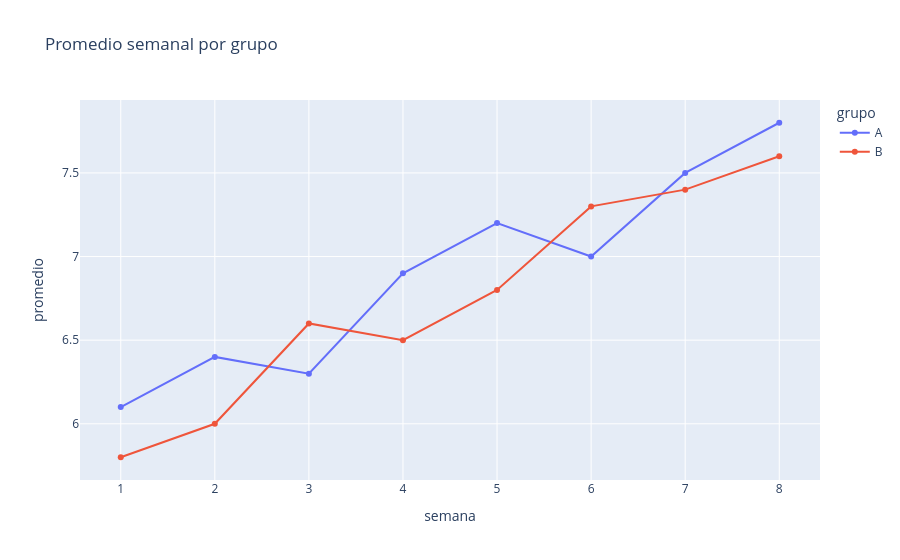

Source (notebook cell):
### Markdown cell above
### ✏️ Ejercicio 9
Con `px.line`, grafica la tendencia semanal de los dos grupos de forma interactiva. Primero arma una tabla larga `tabla_semanas` con columnas `semana`, `grupo` y `promedio` (16 filas). Guarda la figura en `fig9`.

<details><summary>💡 Pista</summary>

```python
tabla_semanas = pd.DataFrame({"semana": semanas * 2,
                              "grupo": ["A"] * 8 + ["B"] * 8,
                              "promedio": prom_A + prom_B})
fig9 = px.line(tabla_semanas, x="semana", y="promedio", color="grupo", markers=True)
```
</details>

### Code cell
tabla_semanas = pd.DataFrame({"semana": semanas * 2,
                              "grupo": ["A"] * 8 + ["B"] * 8,
                              "promedio": prom_A + prom_B})
fig9 = px.line(tabla_semanas, x="semana", y="promedio", color="grupo", markers=True,
               title="Promedio semanal por grupo")
fig9.show()

### Figure 1 — Plotly figure (JSON) as saved in the notebook; plotly's stock layout.template omitted (floating-point values rounded to 4 significant figures)
{"data": [{"hovertemplate": "grupo=A<br>semana=%{x}<br>promedio=%{y}<extra></extra>", "legendgroup": "A", "line": {"color": "#636efa", "dash": "solid"}, "marker": {"symbol": "circle"}, "mode": "lines+markers", "name": "A", "orientation": "v", "showlegend": true, "type": "scatter", "x": [1, 2, 3, 4, 5, 6, 7, 8], "xaxis": "x", "y": [6.1, 6.4, 6.3, 6.9, 7.2, 7.0, 7.5, 7.8], "yaxis": "y"}, {"hovertemplate": "grupo=B<br>semana=%{x}<br>promedio=%{y}<extra></extra>", "legendgroup": "B", "line": {"color": "#EF553B", "dash": "solid"}, "marker": {"symbol": "circle"}, "mode": "lines+markers", "name": "B", "orientation": "v", "showlegend": true, "type": "scatter", "x": [1, 2, 3, 4, 5, 6, 7, 8], "xaxis": "x", "y": [5.8, 6.0, 6.6, 6.5, 6.8, 7.3, 7.4, 7.6], "yaxis": "y"}], "layout": {"legend": {"title": {"text": "grupo"}, "tracegroupgap": 0}, "title": {"text": "Promedio semanal por grupo"}, "xaxis": {"anchor": "y", "domain": [0, 1], "title": {"text": "semana"}}, "yaxis": {"anchor": "x", "domain": [0, 1], "title": {"text": "promedio"}}}}
